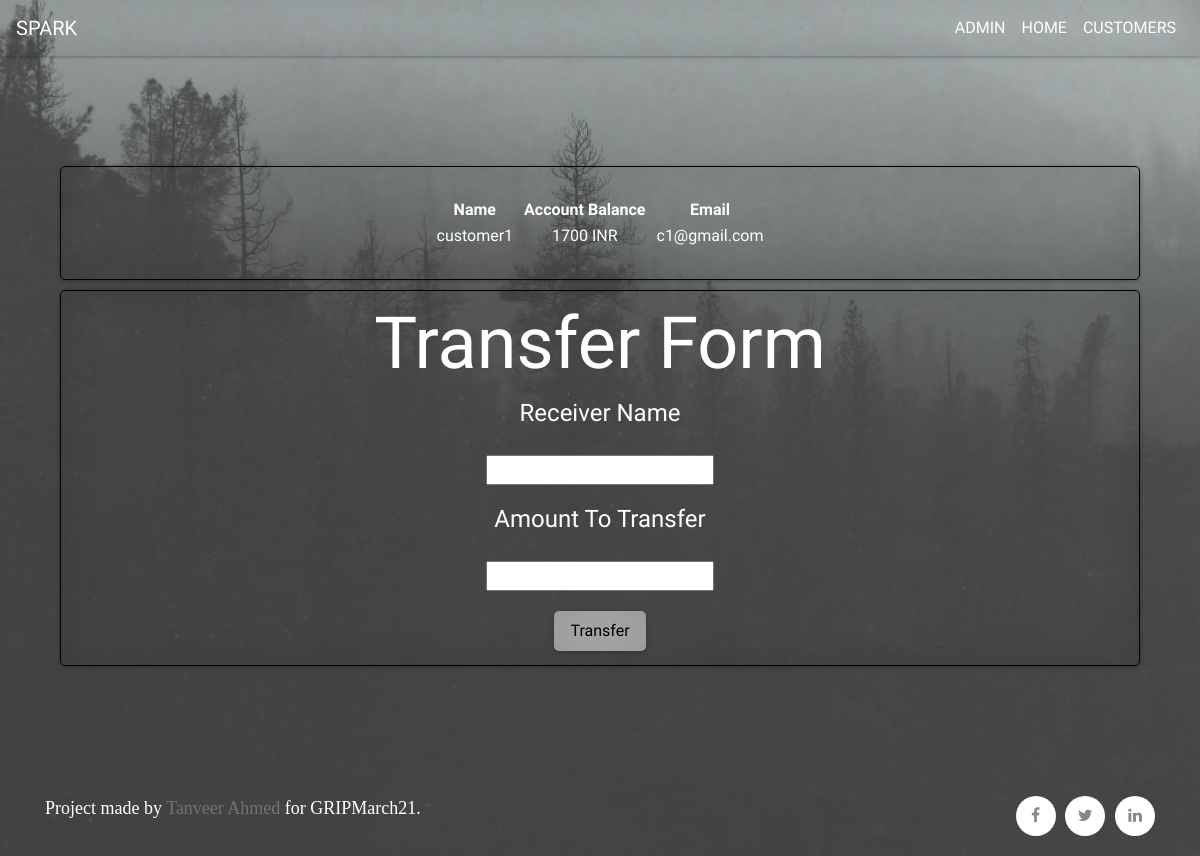
The app's page /cdetails/1, older data.
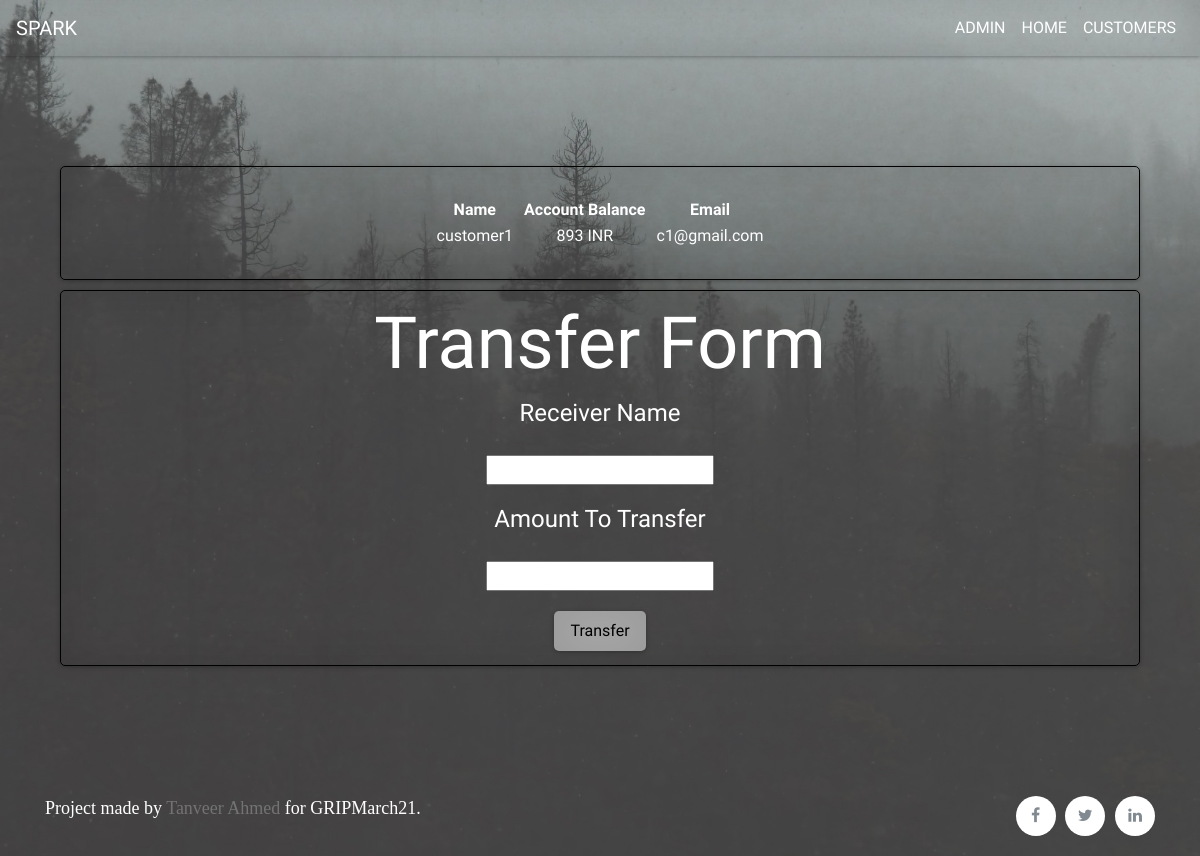
The same page, newer data.
### app1/models.py (models this page shows, shortened)
class customer(models.Model):
    name = models.CharField(max_length=200)
    email = models.EmailField(max_length=200,unique=True)
    current_balance = models.IntegerField()

### app1/views.py (the view, shortened to what this page needs)
# urls.py: path('cdetails/<str:pk>',views.cdetails,name='cdetails'),
def cdetails(request,pk):
    allCust = customer.objects.all()
    CurrCust = customer.objects.get(id=pk)
    return render(request,'customerDetails/details.html',{'CurrCust':CurrCust,'allCust':allCust})

### templates/customerDetails/details.html (shortened to what this page needs)
<!DOCTYPE html>
{%load static%}
<html lang="en" dir="ltr">
  <head>
  </head>
  <link rel="stylesheet" href="https://maxcdn.bootstrapcdn.com/bootstrap/4.5.2/css/bootstrap.min.css">
  <link rel="stylesheet" href="https://cdnjs.cloudflare.com/ajax/libs/font-awesome/4.7.0/css/font-awesome.min.css">
  <link rel="stylesheet" href="{%static 'css/mystyles.css'%}">
  <link rel="stylesheet" href="{%static 'css/shadows.css'%}">
  <body>
    <nav class="navbar navbar-expand-lg effect7 font-orbitron">
   <a class="navbar-brand" href="https://www.thesparksfoundationsingapore.org/"  style="color:white;">SPARK</a>
   <div class="collapse navbar-collapse justify-content-end" id="navbarNavDropdown">
     <ul class="navbar-nav">
       <li class="nav-item">
         <a class="nav-link" style="color:white;" href="{% url 'admin:index'%}">ADMIN</a>
       </li>
       <li class="nav-item">
         <a class="nav-link" style="color:white;" href="{% url 'home' %}">HOME</a>
       </li>
       <li class="nav-item">
         <a class="nav-link" style="color:white;" href="{% url 'customers' %}">CUSTOMERS</a>
       </li>
     </ul>
   </div>
  </nav>
   <div id="holder">
      <div id="body" class=" container font-orbitron" >
         <div class="container" style="z-index:1;padding-top:100px;">
           <div class="container container-details effect7 center" >
            <table>
              <thead>
                <th >Name </th>
                <th>Account Balance  </th>
                <th> Email  </th>
              </thead>
              <tr>
                  <td>{{CurrCust.name}}  </td>
                    <td>{{CurrCust.current_balance}} <span> INR </span> </td>
                      <td>{{CurrCust.email}}</td>
              </tr>
            </table>
         </div>
           <div class="container container-details effect7 center">
             <h1 class="display-3">  Transfer Form </h1>
             <form  action="{%url 'cdetails' CurrCust.id %}" method="post">
                 <label for="cname"> Receiver Name </label>
                 <input type="text" name="cname">
                 <label for="amount"> Amount To Transfer  </label>
                 <input type="text" name="amount">
                 <input class='button button1 effect7' type="submit" name="transfer" value="Transfer">
             </form>
           </div>
       </div>
      </div>
      <footer class="site-footer">
         <div class="container">
           <div class="row">
             <div class="col-md-8 col-sm-6 col-xs-12"  style="padding-top:5px;">
               <p style="font-size:18px;">Project made by <a href="https://www.linkedin.com/in/tanveer-ahmed-589055112/">Tanveer Ahmed</a> for GRIPMarch21.</p>
             </div>
             <div class="col-md-4 col-sm-6 col-xs-12" style="padding-top:5px;">
               <ul class="social-icons">
                 <li><a class="facebook" href="https://www.facebook.com/thesparksfoundation.info/"><i class="fa fa-facebook"></i></a></li>
                 <li><a class="twitter" href="https://twitter.com/tsfsingapore?lang=en"><i class="fa fa-twitter"></i></a></li>
                 <li><a class="linkedin" href="https://www.linkedin.com/company/the-sparks-foundation/?originalSubdomain=in"><i class="fa fa-linkedin"></i></a></li>
               </ul>
             </div>
           </div>
         </div>
       </footer>
   </div>
  </body>
</html>

Row changes from the older to the newer data that the page shows:
changed customer "customer1": current_balance "1700" → "893"
